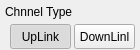
   <widget class="Pm_ClickedWidget" name="Freq_ChnnelType" native="true">
    <property name="geometry">
     <rect>
      <x>90</x>
      <y>550</y>
      <width>140</width>
      <height>50</height>
     </rect>
    </property>
    <property name="focusPolicy">
     <enum>Qt::StrongFocus</enum>
    </property>
    <property name="styleSheet">
     <string notr="true"/>
    </property>
    <widget class="QLabel" name="Title_ChnnelType">
     <property name="geometry">
      <rect>
       <x>5</x>
       <y>1</y>
       <width>121</width>
       <height>22</height>
      </rect>
     </property>
     <property name="text">
      <string>Chnnel Type</string>
     </property>
    </widget>
    <widget class="QPushButton" name="Channel_UpLink">
     <property name="geometry">
      <rect>
       <x>10</x>
       <y>24</y>
       <width>61</width>
       <height>25</height>
      </rect>
     </property>
     <property name="focusPolicy">
      <enum>Qt::NoFocus</enum>
     </property>
     <property name="styleSheet">
      <string notr="true">#Pm_Dialog_AllSetup[status = &quot;indoor&quot;]
QPushButton
{
	font:75 12px &quot;Arial&quot;;
   font-weight:bold;
color:rgba(101, 101, 101, 1);
	
	border-style:flat;
	background-image: url(:/pm/image/btn_opt_2_w125.png);
}
#Pm_Dialog_AllSetup[status = &quot;indoor&quot;]
QPushButton:checked
{
	color:rgba(57, 57, 57, 1);
	background-image: url(:/pm/image/btn_opt_1_w125.png);
}

#Pm_Dialog_AllSetup[status = &quot;outdoor&quot;]
QPushButton
{
	font:75 12px &quot;Arial&quot;;
   font-weight:bold;
color:rgba(101, 101, 101, 1);
	
	border-style:flat;
	background-image: url(:/pm/image/btn_opt_2_w125.png);
}
#Pm_Dialog_AllSetup[status = &quot;outdoor&quot;]
QPushButton:checked
{
	color:rgba(57, 57, 57, 1);
	background-image: url(:/pm/image/btn_opt_1_w125.png);
}

#Pm_Dialog_AllSetup[status = &quot;night&quot;]
QPushButton
{
	font:75 12px &quot;Arial&quot;;
   font-weight:bold;
   color:rgba(121, 106, 81, 1);
	border-style:flat;
	background-image: url(:/pm/image/night/btn_left_nor.png);
}
#Pm_Dialog_AllSetup[status = &quot;night&quot;]
QPushButton:checked
{
	color:rgba(57, 57, 57, 1);
	background-image: url(:/pm/image/night/btn_left_click.png);
}



</string>
     </property>
     <property name="text">
      <string>UpLink</string>
     </property>
     <property name="checkable">
      <bool>true</bool>
     </property>
     <property name="checked">
      <bool>true</bool>
     </property>
     <property name="autoExclusive">
      <bool>true</bool>
     </property>
     <property name="flat">
      <bool>false</bool>
     </property>
    </widget>
    <widget class="QPushButton" name="Channel_DownLink">
     <property name="geometry">
      <rect>
       <x>74</x>
       <y>24</y>
       <width>61</width>
       <height>25</height>
      </rect>
     </property>
     <property name="focusPolicy">
      <enum>Qt::NoFocus</enum>
     </property>
     <property name="styleSheet">
      <string notr="true">#Pm_Dialog_AllSetup[status = &quot;indoor&quot;]
QPushButton
{
	font:75 12px &quot;Arial&quot;;
   font-weight:bold;
color:rgba(101, 101, 101, 1);
	
	border-style:flat;
	background-image: url(:/pm/image/btn_opt_1_w125.png);
 background-position:right;
}
#Pm_Dialog_AllSetup[status = &quot;indoor&quot;]
QPushButton:checked
{
	color:rgba(57, 57, 57, 1);
	background-image: url(:/pm/image/btn_opt_2_w125.png);
 background-position:right;
}

#Pm_Dialog_AllSetup[status = &quot;outdoor&quot;]
QPushButton
{
	font:75 12px &quot;Arial&quot;;
   font-weight:bold;
color:rgba(101, 101, 101, 1);
	
	border-style:flat;
	background-image: url(:/pm/image/btn_opt_1_w125.png);
 background-position:right;
}
#Pm_Dialog_AllSetup[status = &quot;outdoor&quot;]
QPushButton:checked
{
	color:rgba(57, 57, 57, 1);
	background-image: url(:/pm/image/btn_opt_2_w125.png);
 background-position:right;
}

#Pm_Dialog_AllSetup[status = &quot;night&quot;]
QPushButton
{
	font:75 12px &quot;Arial&quot;;
   font-weight:bold;
   color:rgba(121, 106, 81, 1);
	border-style:flat;
	background-image: url(:/pm/image/night/btn_right_nor.png);
}
#Pm_Dialog_AllSetup[status = &quot;night&quot;]
QPushButton:checked
{
	color:rgba(57, 57, 57, 1);
	background-image: url(:/pm/image/night/btn_right_click.png);
}



</string>
     </property>
     <property name="text">
      <string>DownLinl</string>
     </property>
     <property name="checkable">
      <bool>true</bool>
     </property>
     <property name="checked">
      <bool>false</bool>
     </property>
     <property name="autoExclusive">
      <bool>true</bool>
     </property>
     <property name="flat">
      <bool>false</bool>
     </property>
    </widget>
   </widget>
